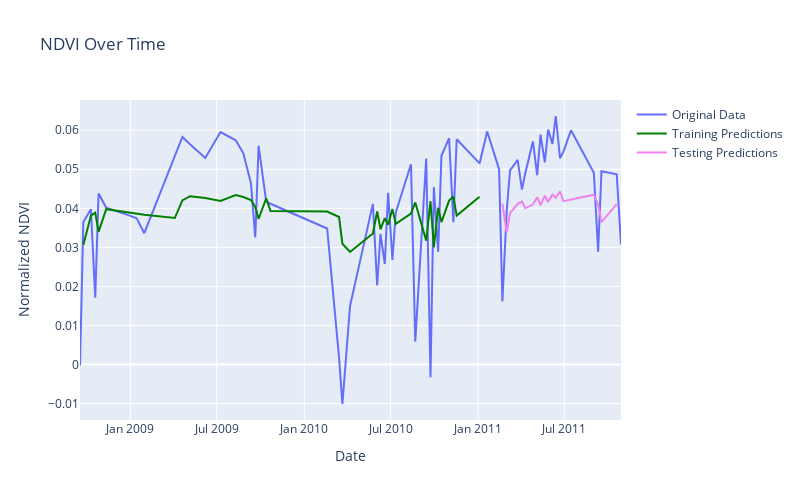

Notebook cell for this chart:
### Code cell
train_dates, train_predictions, test_dates, test_predictions = prepare_plotting_arrays(ndvi_df, train_predictions, test_predictions)

plot_predictions(ndvi_df, train_dates, train_predictions, test_dates, test_predictions, scaler)
